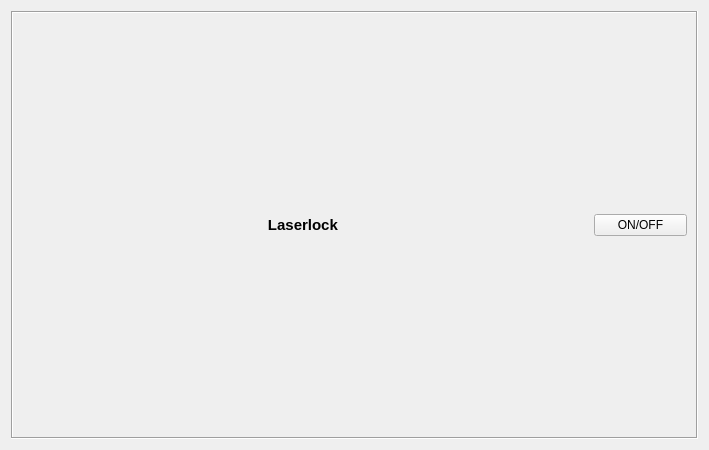
<?xml version="1.0" encoding="UTF-8"?>
<ui version="4.0">
 <class>Form</class>
 <widget class="QWidget" name="Form">
  <property name="geometry">
   <rect>
    <x>0</x>
    <y>0</y>
    <width>709</width>
    <height>450</height>
   </rect>
  </property>
  <property name="maximumSize">
   <size>
    <width>769</width>
    <height>1000</height>
   </size>
  </property>
  <property name="windowTitle">
   <string>Form</string>
  </property>
  <layout class="QVBoxLayout" name="verticalLayout">
   <item>
    <widget class="QFrame" name="frame">
     <property name="frameShape">
      <enum>QFrame::Box</enum>
     </property>
     <property name="frameShadow">
      <enum>QFrame::Sunken</enum>
     </property>
     <layout class="QGridLayout" name="gridLayout" rowstretch="1,0" columnstretch="10,0,0">
      <item row="0" column="0" colspan="2">
       <widget class="QLabel" name="label_widget">
        <property name="sizePolicy">
         <sizepolicy hsizetype="Preferred" vsizetype="Fixed">
          <horstretch>0</horstretch>
          <verstretch>0</verstretch>
         </sizepolicy>
        </property>
        <property name="font">
         <font>
          <pointsize>11</pointsize>
          <weight>75</weight>
          <bold>true</bold>
         </font>
        </property>
        <property name="text">
         <string>Laserlock </string>
        </property>
        <property name="alignment">
         <set>Qt::AlignCenter</set>
        </property>
       </widget>
      </item>
      <item row="0" column="2">
       <widget class="QPushButton" name="pushButton">
        <property name="sizePolicy">
         <sizepolicy hsizetype="Fixed" vsizetype="Fixed">
          <horstretch>0</horstretch>
          <verstretch>0</verstretch>
         </sizepolicy>
        </property>
        <property name="minimumSize">
         <size>
          <width>93</width>
          <height>0</height>
         </size>
        </property>
        <property name="maximumSize">
         <size>
          <width>93</width>
          <height>16777215</height>
         </size>
        </property>
        <property name="text">
         <string>ON/OFF</string>
        </property>
        <property name="checkable">
         <bool>true</bool>
        </property>
       </widget>
      </item>
      <item row="1" column="0" colspan="3">
       <layout class="QGridLayout" name="grid">
        <property name="leftMargin">
         <number>0</number>
        </property>
        <property name="spacing">
         <number>0</number>
        </property>
       </layout>
      </item>
     </layout>
    </widget>
   </item>
  </layout>
 </widget>
 <resources/>
 <connections/>
</ui>
